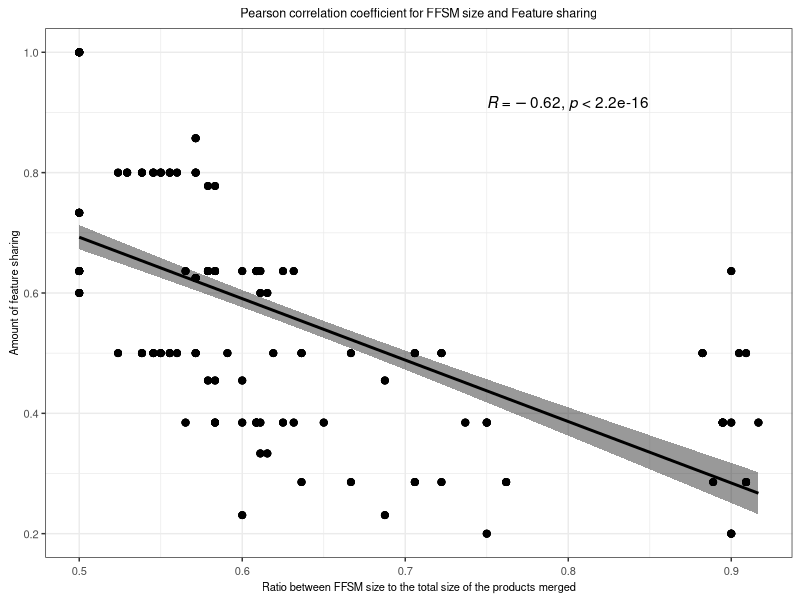
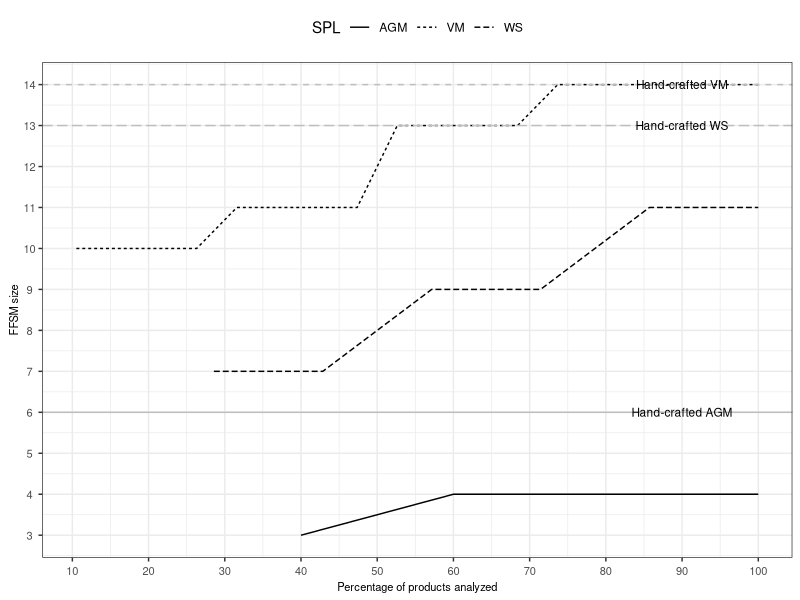
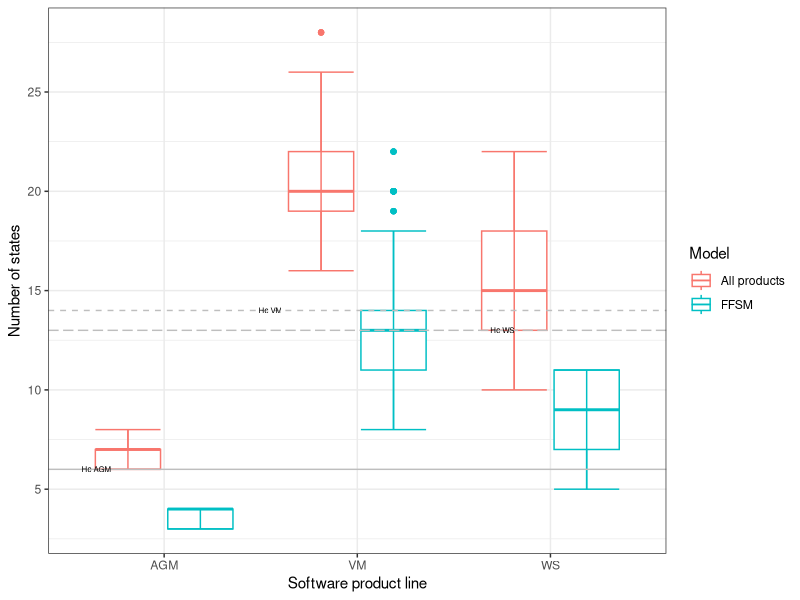
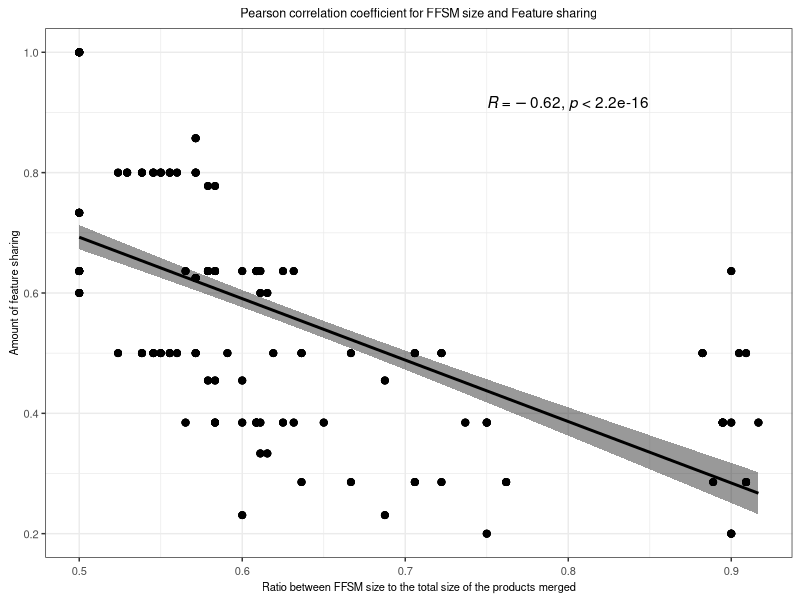
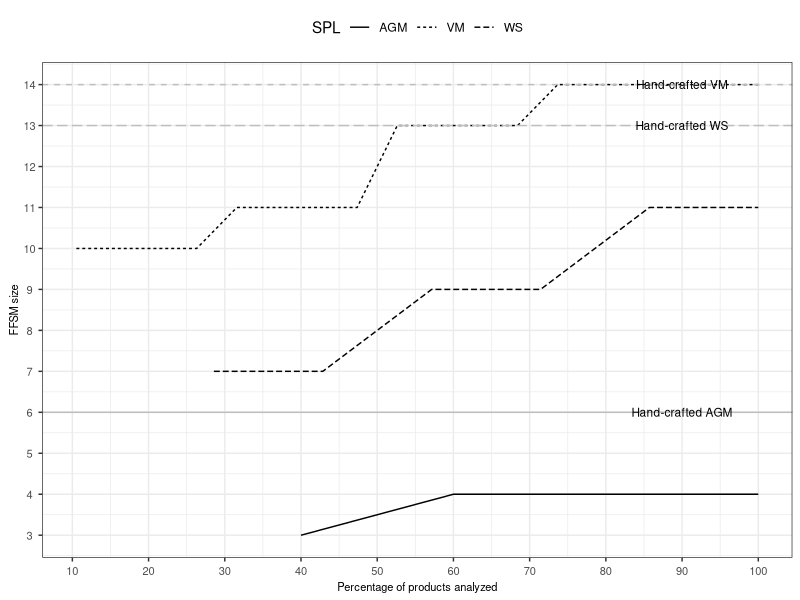
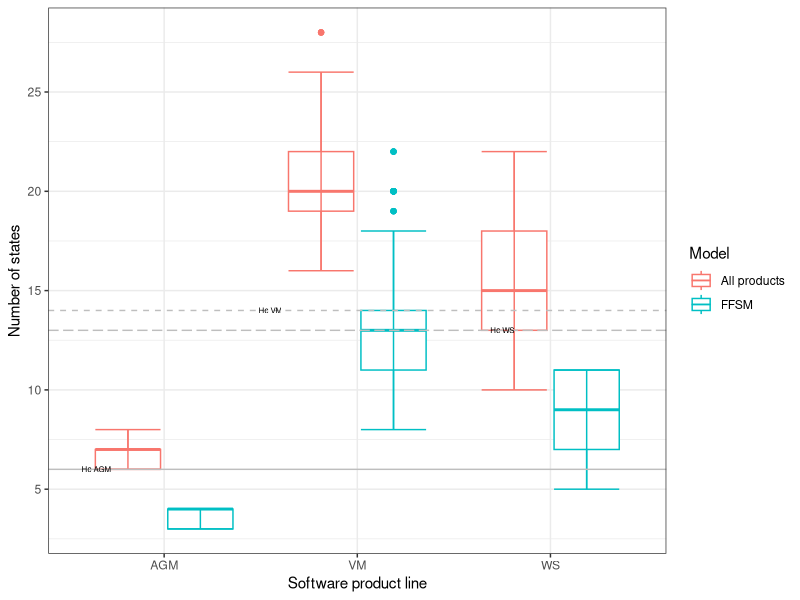

Write R code to recreate these figures, in order. (Note: this script raises an error after producing the figures.)
list.of.packages <- c("ggpubr","ggrepel","ggplot2","effsize")

# new.packages <- list.of.packages[!(list.of.packages %in% installed.packages(lib.loc="/home/cdnd1/Rpackages/")[,"Package"])]
# if(length(new.packages)) install.packages(new.packages,lib="/home/cdnd1/Rpackages/")
# lapply(list.of.packages,require,character.only=TRUE, lib.loc="/home/cdnd1/Rpackages/")

new.packages <- list.of.packages[!(list.of.packages %in% installed.packages()[,"Package"])]
if(length(new.packages)) install.packages(new.packages, dependencies = TRUE)
lapply(list.of.packages,require,character.only=TRUE)

rm(new.packages,list.of.packages)

tab<-read.table("dataset.tab",sep="\t", header=TRUE)
corrMethod<-"pearson"
  
plot<-ggscatter(tab,
                x = "RatioStates",
                xlab = "Ratio between FFSM size to the total size of the products merged",
                y = "RatioFeatures",
                ylab = "Amount of feature sharing",
                title = "Pearson correlation coefficient for FFSM size and Feature sharing",
                add = "reg.line",
                cor.coeff.args = list(method = corrMethod, label.x.npc = 0.6, label.y.npc = 0.9),
                conf.int = TRUE, # Add confidence interval
                cor.coef = TRUE # Add correlation coefficient. see ?stat_cor
)+
  theme_bw()+
  theme(
  plot.title = element_text(hjust = 0.5, size=9),
  axis.text.x  = element_text(angle = 0,   hjust = 0.5, vjust = 0.5, size=8),
  axis.text.y  = element_text(angle = 0,   hjust = 0.5, vjust = 0.5, size=8),
  axis.title.x  = element_text(angle = 0,  hjust = 0.5, vjust = 0.5, size=8),
  axis.title.y  = element_text(angle = 90, hjust = 0.5, vjust = 0.5, size=8),
)

plot
filename <- "correlation.pdf"
ggsave(device=cairo_pdf, filename, width = 8, height = 4, dpi=320)  # ssh plots  

##########################################################################

tab_recov<-read.table("recovering_ffsm.tab",sep="\t", header=TRUE)
tab_recov[,"Products.Analyzed"]<-tab_recov[,"Products.Analyzed"]*100
plot <- ggplot(data=tab_recov, aes_string(x="Products.Analyzed", y="StatesFFSM",shape="SPL")) +
  geom_line(stat = "identity",aes_string(linetype="SPL"))+
  labs(
    y = "FFSM size",
    x = "Percentage of products analyzed",
    title = "Size of the FFSMs recovered"
    )+
  scale_x_continuous(breaks = seq(0,100,10)) +
  scale_y_continuous(breaks = seq(0,15,1))+
  theme_bw()+
  geom_hline(colour="gray", yintercept=6,linetype="solid") + 
  geom_hline(colour="gray", yintercept=14,linetype="dashed") + 
  geom_hline(colour="gray", yintercept=13,linetype="longdash") + 
  annotate("text",x = 90, y = 6, label="Hand-crafted AGM" , size = 3)+
  annotate("text",x = 90, y = 14, label="Hand-crafted VM" , size = 3)+
  annotate("text",x = 90, y = 13, label="Hand-crafted WS" , size = 3)+
  theme(
    # plot.title = element_text(hjust = 0.5, size=9),
    plot.title = element_blank(),
    legend.position="top",
    axis.text.x  = element_text(angle = 0,   hjust = 0.5, vjust = 0.5, size=8),
    axis.text.y  = element_text(angle = 0,   hjust = 0.5, vjust = 0.5, size=8),
    axis.title.x  = element_text(angle = 0,  hjust = 0.5, vjust = 0.5, size=8),
    axis.title.y  = element_text(angle = 90, hjust = 0.5, vjust = 0.5, size=8)
  )
  
plot
filename <- "recovering_ffsm.pdf"
ggsave(device=cairo_pdf, filename, width = 6, height = 4, dpi=320)  # ssh plots  


  

# spl_name<-tab_recov$SPL
spl_name<-gsub("_[0-9]+\\.[a-z]+$","",tab$Reference)
spl_name<-toupper(gsub("^fsm_","",spl_name))
tot_prod_siz<-tab$TotalStatesRef+tab$TotalStatesUpdt
ffsm_siz<-tab$StatesFFSM
tab_prods<-data.frame(SPL=spl_name,Size=ffsm_siz,Model=rep("FFSM",length(spl_name)))
tab_prods<-rbind(tab_prods,setNames(data.frame(spl_name,tot_prod_siz,rep("All products",length(spl_name))),names(tab_prods)))

plot <- ggplot(data=tab_prods, aes_string(x="SPL",y="Size",color="Model")) + 
  geom_boxplot()+ 
  stat_boxplot(geom ='errorbar')+
  geom_hline(colour="gray", yintercept=6,linetype="solid") + 
  geom_hline(colour="gray", yintercept=14,linetype="dashed") + 
  geom_hline(colour="gray", yintercept=13,linetype="longdash") + 
  annotate("text",x = 0.650, y = 6, label="Hc AGM" , size = 2)+
  annotate("text",x = 1.550, y = 14, label="Hc VM" , size = 2)+
  annotate("text",x = 2.750, y = 13, label="Hc WS" , size = 2)+
  # scale_y_continuous(limits=c(0,30),breaks=seq(0,30,5))+
  scale_y_continuous(breaks=seq(0,30,5))+
  scale_fill_grey() + 
  theme_bw()+
  labs(x = "Software product line", y = "Number of states")
plot
filename <- "tot_size_prod.pdf"
ggsave(device=cairo_pdf, filename, width = 6, height = 3, dpi=320)  # ssh plots  


ffsm_orig_size<-list()
ffsm_orig_size[["AGM"]]<-21
ffsm_orig_size[["VM"]]<-14
ffsm_orig_size[["WS"]]<-14
for (variable in unique(spl_name)) {
  tmp_tab<-tab_prods[tab_prods$SPL==variable,]
  wilc_val<-wilcox.test(tmp_tab[tmp_tab$Model=="All products","Size"],tmp_tab[tmp_tab$Model=="FFSM","Size"])
  print(paste(variable," p-value = ",wilc_val$p.value))
  vd_val<-VD.A(tmp_tab$Size,tmp_tab$Model)
  print(paste(variable," Â = ",vd_val$estimate,"(",vd_val$magnitude,")"))
}

for (variable in unique(spl_name)) {
  tmp_tab<-tab_prods[tab_prods$SPL==variable,]
  subtmp_tab<-tmp_tab[tmp_tab$Model=="FFSM",]
  subtmp_tab<-rbind(subtmp_tab,setNames(data.frame(variable,ffsm_orig_size[[variable]],"Original Size"),names(subtmp_tab)))
  subtmp_tab$Model<-droplevels(subtmp_tab$Model)
  wilc_val<-wilcox.test(subtmp_tab[subtmp_tab$Model=="FFSM","Size"],subtmp_tab[subtmp_tab$Model=="Original Size","Size"])
  print(paste(variable," p-value = ",wilc_val$p.value))
  vd_val<-VD.A(subtmp_tab$Size,subtmp_tab$Model)
  print(paste(variable," Â = ",vd_val$estimate,"(",vd_val$magnitude,")"))
}

